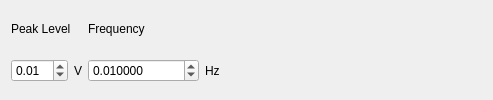
            <widget class="QWidget" name="sine_wave_excitation_tab">
             <attribute name="title">
              <string>Sine</string>
             </attribute>
             <layout class="QHBoxLayout" name="horizontalLayout_2">
              <item>
               <layout class="QVBoxLayout" name="square_level_layout_2">
                <item>
                 <widget class="QLabel" name="sine_level_label">
                  <property name="text">
                   <string>Peak Level</string>
                  </property>
                 </widget>
                </item>
                <item>
                 <layout class="QHBoxLayout" name="sine_level_selector_layout">
                  <item>
                   <widget class="QDoubleSpinBox" name="sine_level_selector">
                    <property name="toolTip">
                     <string>&lt;html&gt;&lt;head/&gt;&lt;body&gt;&lt;p&gt;&lt;span style=&quot; font-weight:600;&quot;&gt;Sine Wave Peak Level&lt;/span&gt;&lt;/p&gt;&lt;p&gt;Amplitude of the sinusoidal excitation&lt;/p&gt;&lt;/body&gt;&lt;/html&gt;</string>
                    </property>
                    <property name="keyboardTracking">
                     <bool>false</bool>
                    </property>
                    <property name="maximum">
                     <double>10.000000000000000</double>
                    </property>
                    <property name="value">
                     <double>0.010000000000000</double>
                    </property>
                   </widget>
                  </item>
                  <item>
                   <widget class="QLabel" name="sine_level_selector_label">
                    <property name="text">
                     <string>V</string>
                    </property>
                   </widget>
                  </item>
                 </layout>
                </item>
               </layout>
              </item>
              <item>
               <layout class="QVBoxLayout" name="sine_frequency_layout">
                <item>
                 <widget class="QLabel" name="sine_frequency_label">
                  <property name="text">
                   <string>Frequency</string>
                  </property>
                 </widget>
                </item>
                <item>
                 <layout class="QHBoxLayout" name="sine_frequency_selector_layout">
                  <item>
                   <widget class="QDoubleSpinBox" name="sine_frequency_selector">
                    <property name="toolTip">
                     <string>&lt;html&gt;&lt;head/&gt;&lt;body&gt;&lt;p&gt;&lt;span style=&quot; font-weight:600;&quot;&gt;Sine Wave Frequency&lt;/span&gt;&lt;/p&gt;&lt;p&gt;Frequency of the sinusoidal excitation&lt;/p&gt;&lt;/body&gt;&lt;/html&gt;</string>
                    </property>
                    <property name="keyboardTracking">
                     <bool>false</bool>
                    </property>
                    <property name="decimals">
                     <number>6</number>
                    </property>
                    <property name="minimum">
                     <double>0.000001000000000</double>
                    </property>
                    <property name="maximum">
                     <double>999999.000000000000000</double>
                    </property>
                    <property name="value">
                     <double>0.010000000000000</double>
                    </property>
                   </widget>
                  </item>
                  <item>
                   <widget class="QLabel" name="sine_frequency_selector_label">
                    <property name="text">
                     <string>Hz</string>
                    </property>
                   </widget>
                  </item>
                 </layout>
                </item>
               </layout>
              </item>
              <item>
               <spacer name="sine_spacer">
                <property name="orientation">
                 <enum>Qt::Horizontal</enum>
                </property>
                <property name="sizeHint" stdset="0">
                 <size>
                  <width>262</width>
                  <height>20</height>
                 </size>
                </property>
               </spacer>
              </item>
             </layout>
            </widget>
